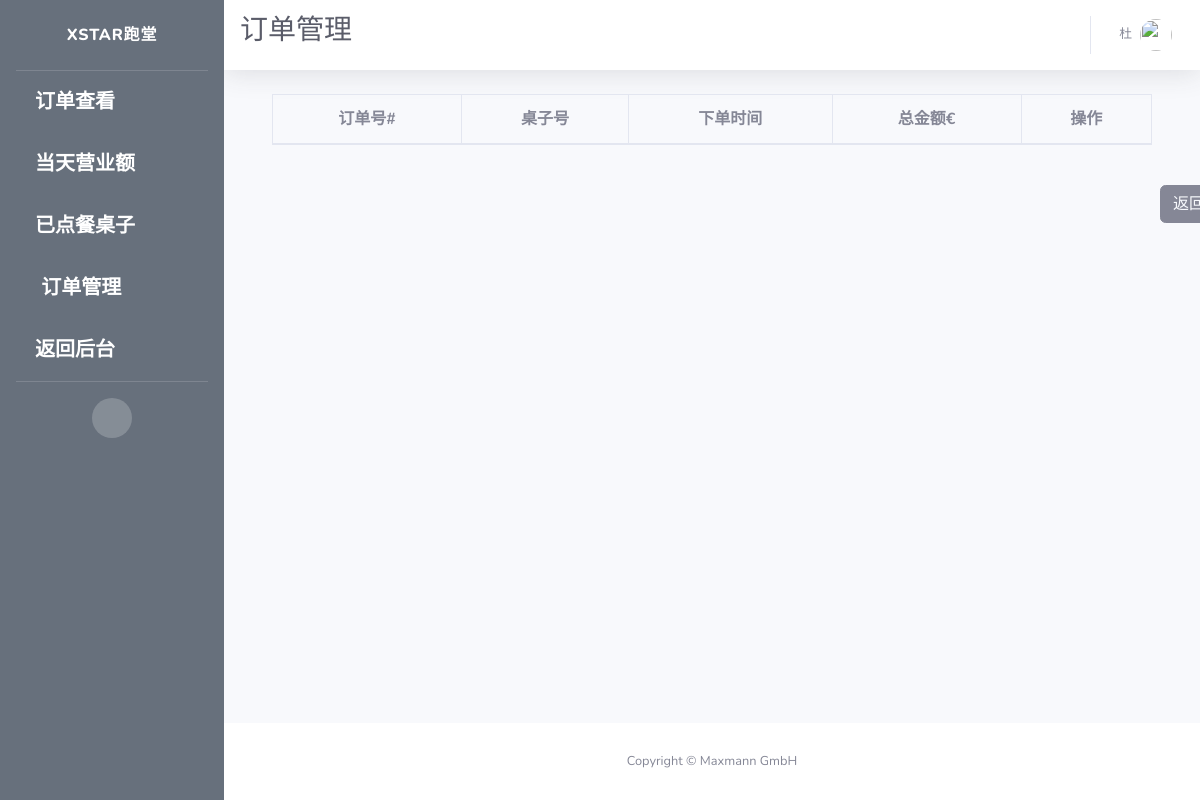
Page /alacarte/orders/manage (signed in) on the earlier database version.
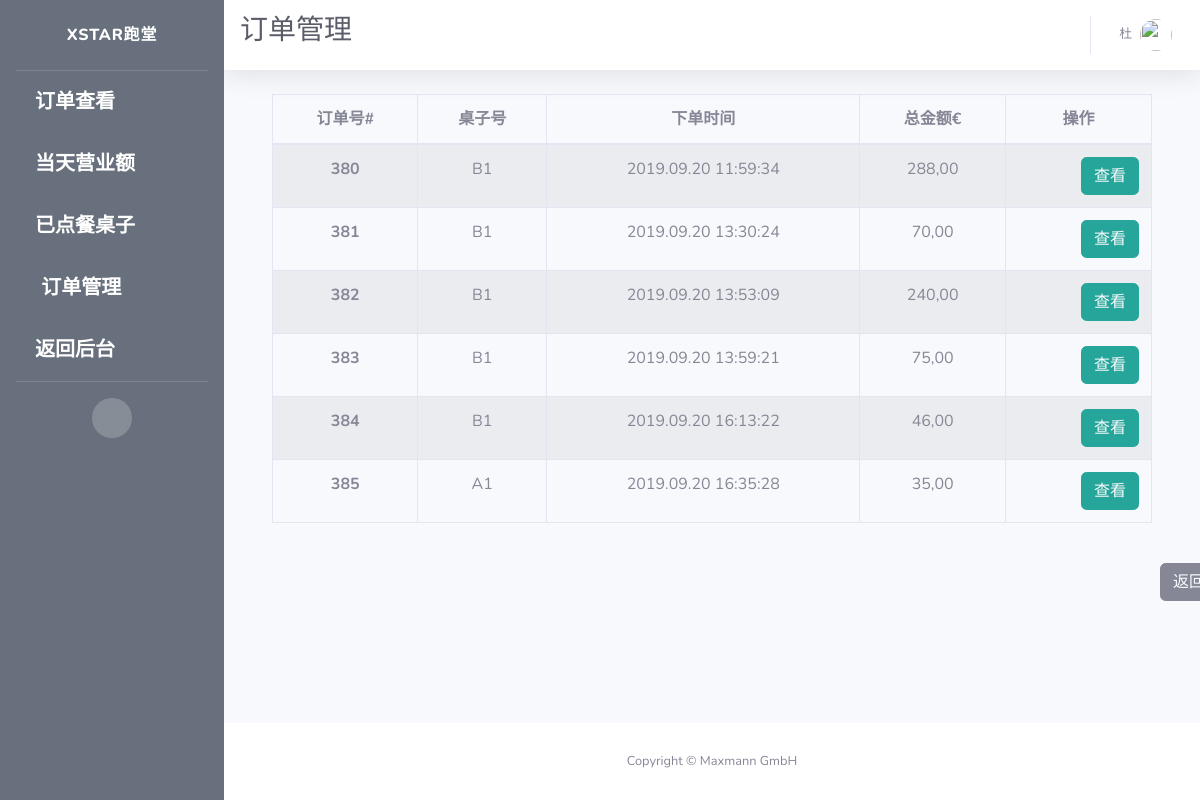
Same page on the later database version.
### app/models.py (models this page shows)
class Order(db.Model):
    id = db.Column(db.Integer, primary_key=True, unique=True, index=True)
    totalPrice = db.Column(db.Float, unique=False)
    orderNumber = db.Column(db.String(200), unique=True)
    timeCreated = db.Column(db.DateTime, default=datetime.utcnow)
    isPaid = db.Column(db.Boolean, default=False)
    isReady = db.Column(db.Boolean, default=False)
    isPickedUp = db.Column(db.Boolean, default=False)
    items = db.Column(db.String(1500))
    pay_via = db.Column(db.String(100))
    type = db.Column(db.String(100))
    container = db.Column(db.String(300))
    mealPrinted = db.Column(db.Boolean, default=False)
    printed = db.Column(db.Boolean, default=False)
    settleTime = db.Column(db.DateTime)
    settleID = db.Column(db.String(500))
    table_name = db.Column(db.String(500))
    seat_number = db.Column(db.String(500))
    isCancelled = db.Column(db.Boolean(), default=False)
    isDone = db.Column(db.Boolean())
    dishes = db.Column(db.String(1500))
    discount = db.Column(db.Float, default=0.0)
    discount_rate = db.Column(db.Float, default=0.0)
    subtype = db.Column(db.String(500))
    endTotal = db.Column(db.Float, default=totalPrice)
    section = db.Column(db.String(500))

### app/routes.py (the view)
@app.route("/alacarte/orders/manage")
def alacarte_orders_manage():
    orders = db.session.query(Order).filter(
        Order.type == "In").all()
    cur_orders = [order for order in orders if order.timeCreated.date()
                  == today]
    items = {order.id: json.loads(order.items) for order in cur_orders}
    context = dict(title="订单管理",
                   open_orders=cur_orders,
                   items=items,
                   company_name=company_info.get('company_name'),
                   referrer=request.headers.get('Referer'),
                   datetime_format=datetime_format,
                   formatter=formatter)
    return render_template("alacarte_orders_admin.html", **context)

### app/models.py (called while the page is built)
@login.user_loader
def load_user(id):
    return User.query.get(int(id))

### app/utilities.py (called while the page is built)
def formatter(number):
    if number == 0:
        number = '{:.2f}'.format(round(number, 2))
        number = number.replace(".", ",")
        return number
    number = format_decimal(round(float(number), 2), locale="de_DE")
    if len(number.split(",")) == 1:
        number = number + ",00"
        return number
    if len(number.split(",")[1]) == 1:
        number = number + "0"
        return number
    return number

### app/templates/alacarte_orders_admin.html (shortened to what this page needs)
{% extends 'waiter_admin.html' %}
{% block css %}
<link rel="stylesheet" type="text/css" href="https://cdn.datatables.net/1.10.19/css/jquery.dataTables.css">
<link rel="stylesheet" type="text/css" href="https://cdnjs.cloudflare.com/ajax/libs/twitter-bootstrap/4.1.3/css/bootstrap.css">
<link rel="stylesheet" type="text/css" href="https://cdn.datatables.net/1.10.19/css/dataTables.bootstrap4.min.css">
{% endblock %}
{% block title %}
<h1 class="h3 mb-2 text-gray-800">{{title}}</h1>
{% endblock %}
{% block content %}
<div class="container">
  <div class="row">
    <div class="col-sm-12">
      <table id="example" class="table table-striped table-bordered">
        <thead>
          <tr>
            <th scope="col">订单号#</th>
            <th scope="col">桌子号</th>
            <th scope="col">下单时间</th>
            <th scope="col">总金额€</th>
            <th scope="col">操作</th>
          </tr>
        </thead>
        <tbody>
          {% for order in open_orders %}
          <tr>
            <th scope="row">{{order.id}}</th>
            <td>{{ order.table_name }}</td>
            <td>{{ order.timeCreated.strftime(datetime_format) }}</td>
            <td>{{ formatter(order.totalPrice) }}</td>
            <td style="text-align:right">
              <span>
                <button type="button" class="btn btn-info" style="border-color:#26a69a; background-color:#26a69a;">
                  <a href={{ url_for('alacarte_order_edit', order_id=order.id) }} style="color: rgb(247, 249, 252)">
                    {{"修改" if not order.isCancelled and not order.isPaid else "查看"}}
                  </a>
                </button>
              </span>
            </td>
          </tr>
          {% endfor %}
        </tbody>
      </table>
    </div>
  </div>
</div>
<br>
<button type="button" class="btn btn-secondary" id="back">
  <a href={{ url_for('waiter_admin') }} style="color: rgb(247, 249, 252)">
    返回
  </a>
</button>
{% endblock %}

Differences in the rows shown:
added Order: id "380", table_name "B1", timeCreated "2019.09.20 11:59:34", totalPrice "288,00", isCancelled+isPaid "查看"
added Order: id "381", table_name "B1", timeCreated "2019.09.20 13:30:24", totalPrice "70,00", isCancelled+isPaid "查看"
added Order: id "382", table_name "B1", timeCreated "2019.09.20 13:53:09", totalPrice "240,00", isCancelled+isPaid "查看"
added Order: id "383", table_name "B1", timeCreated "2019.09.20 13:59:21", totalPrice "75,00", isCancelled+isPaid "查看"
added Order: id "384", table_name "B1", timeCreated "2019.09.20 16:13:22", totalPrice "46,00", isCancelled+isPaid "查看"
added Order: id "385", table_name "A1", timeCreated "2019.09.20 16:35:28", totalPrice "35,00", isCancelled+isPaid "查看"
